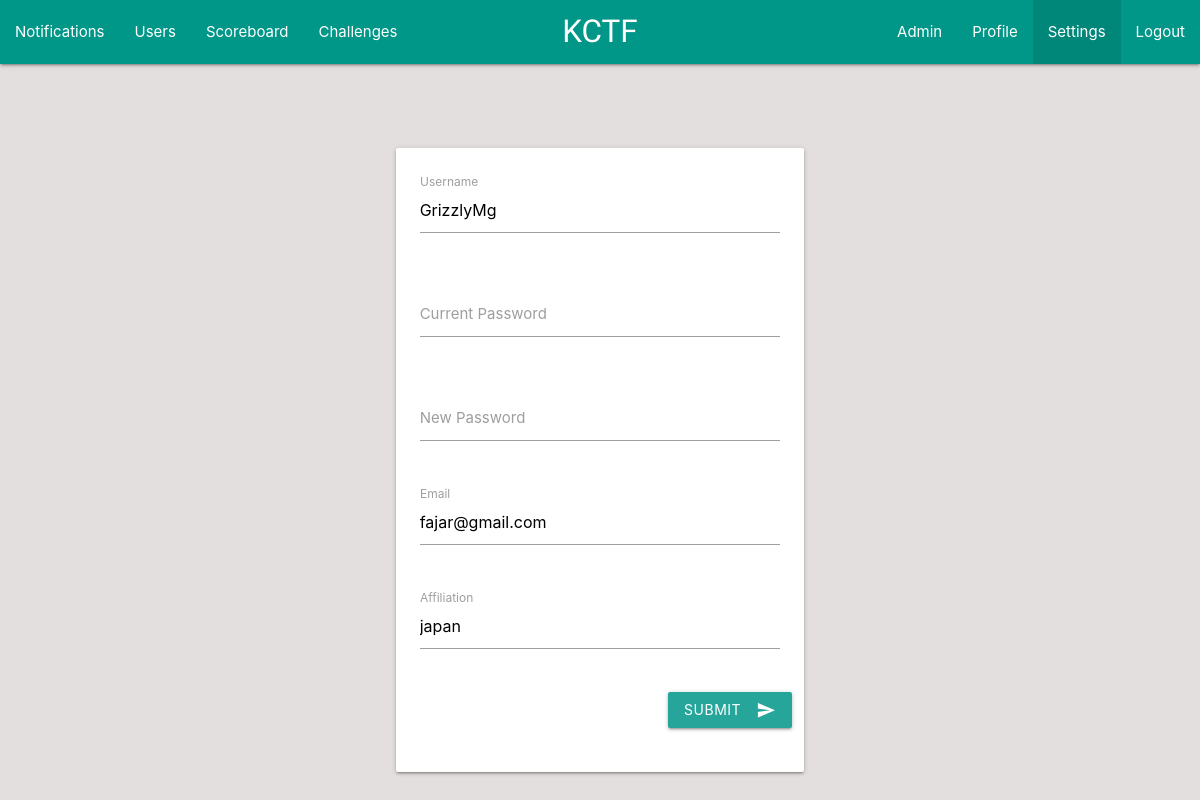
/settings/index.php (signed in), run on the app's committed database.
### tables this page shows
CREATE TABLE `users` (
  `id_user` int(11) NOT NULL,
  `username` varchar(30) NOT NULL,
  `password` char(32) NOT NULL,
  `email` varchar(50) NOT NULL,
  `affiliation` varchar(30) DEFAULT NULL,
  `role` int(11) NOT NULL,
  `status` int(11) NOT NULL
);

### settings/index.php (the view, shortened to what this page needs)
<!DOCTYPE html>
<html lang="en">
<head>
    <link rel="stylesheet" href="https://cdnjs.cloudflare.com/ajax/libs/materialize/1.0.0/css/materialize.min.css">
    <link rel="stylesheet" href="../assets/style.css">
</head>
<body>
    <?php
        require_once "../template/nav.php";
        $id = $_SESSION['id'];
        $sql = "SELECT * FROM users WHERE id_user='$id'";
        $result = $conn->query($sql);
        $username = '';
        $affiliation = '';
        $email = '';
        while($data = $result->fetch_assoc()){
            $username = $data['username'];
            $affiliation = $data['affiliation'];
            $email = $data['email'];
        }
    ?>
    <div class="container">
        <div class="row">
            <form class="col s12 center-align form-pad-top" id="update-form">
                <div class="card-panel card-mobile">
                    <div class="row">
                        <div class="input-field col s12">
                            <input id="username" value="<?php echo $username ?>" name="username" type="text" class="validate" required>
                            <label for="username">Username</label>
                        </div>
                    </div>
                    <div class="row">
                        <div class="input-field col s12">
                            <input id="confirm_password" name="confirm_password" type="password" class="validate">
                            <label for="confirm_password">Current Password</label>
                        </div>
                    </div>
                    <div class="row">
                        <div class="input-field col s12">
                            <input id="new_password" name="new_password" type="password" class="validate">
                            <label for="new_password">New Password</label>
                        </div>
                    </div>
                    <div class="row">
                        <div class="input-field col s12">
                            <input id="email" value="<?php echo $email ?>" name="email" type="email" class="validate">
                            <label for="email">Email</label>
                        </div>
                    </div>
                    <div class="row">
                        <div class="input-field col s12">
                            <input id="affiliation" value="<?php echo $affiliation ?>" name="affiliation" type="text" class="validate">
                            <label for="affiliation">Affiliation</label>
                        </div>
                    </div>
                    <div class="row">
                        <div class="right-align">
                            <button class="btn waves-effect waves-light" id="update" type="button">Submit
                                <i class="material-icons right">send</i>
                            </button>
                        </div>
                    </div>
                </div>
            </form>
        </div>
    </div>
</body>
</html>

### assets/style.css (style rules this page uses)
* { margin: 0; padding: 0; }
html, body { width: 100%; height: 100%; background-color:#e3dfde; color: black; }
.form-pad-top { margin-top: 10%; }
.card-mobile { width: 50%; margin: auto; }

### data on the page
users: username "GrizzlyMg", email "fajar@gmail.com", affiliation "japan"
